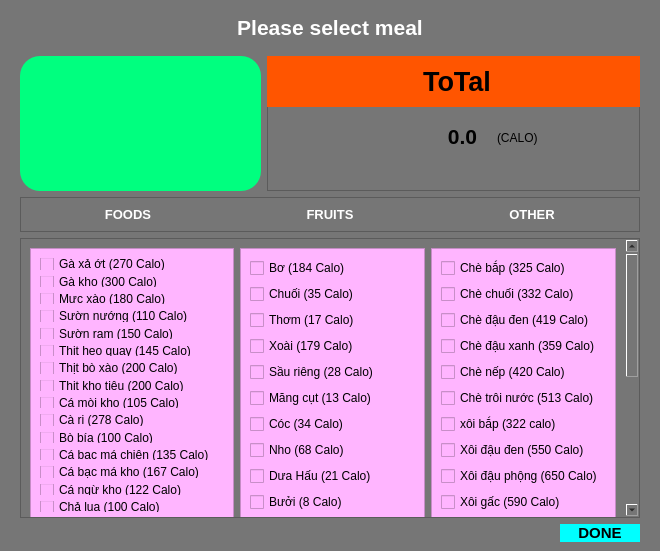
<?xml version="1.0" encoding="UTF-8"?>
<ui version="4.0">
 <class>MainWindow</class>
 <widget class="QMainWindow" name="MainWindow">
  <property name="geometry">
   <rect>
    <x>0</x>
    <y>0</y>
    <width>660</width>
    <height>551</height>
   </rect>
  </property>
  <property name="windowTitle">
   <string>MainWindow</string>
  </property>
  <property name="styleSheet">
   <string notr="true">background-color:rgb(118, 118, 118);
</string>
  </property>
  <widget class="QWidget" name="centralwidget">
   <layout class="QVBoxLayout" name="verticalLayout">
    <property name="leftMargin">
     <number>20</number>
    </property>
    <property name="topMargin">
     <number>15</number>
    </property>
    <property name="rightMargin">
     <number>20</number>
    </property>
    <item>
     <widget class="QLabel" name="label_5">
      <property name="font">
       <font>
        <pointsize>16</pointsize>
        <weight>75</weight>
        <bold>true</bold>
       </font>
      </property>
      <property name="autoFillBackground">
       <bool>false</bool>
      </property>
      <property name="styleSheet">
       <string notr="true">color : rgb(255, 255, 255);</string>
      </property>
      <property name="text">
       <string>Please select meal</string>
      </property>
      <property name="alignment">
       <set>Qt::AlignCenter</set>
      </property>
      <property name="margin">
       <number>7</number>
      </property>
     </widget>
    </item>
    <item>
     <layout class="QHBoxLayout" name="horizontalLayout_5">
      <property name="topMargin">
       <number>10</number>
      </property>
      <item>
       <widget class="QListWidget" name="listWidget_2">
        <property name="maximumSize">
         <size>
          <width>241</width>
          <height>16777215</height>
         </size>
        </property>
        <property name="focusPolicy">
         <enum>Qt::WheelFocus</enum>
        </property>
        <property name="layoutDirection">
         <enum>Qt::LeftToRight</enum>
        </property>
        <property name="styleSheet">
         <string notr="true">background-color:rgb(0, 255, 127);
border-radius:20px;</string>
        </property>
        <property name="frameShadow">
         <enum>QFrame::Raised</enum>
        </property>
        <property name="textElideMode">
         <enum>Qt::ElideNone</enum>
        </property>
        <property name="flow">
         <enum>QListView::TopToBottom</enum>
        </property>
        <property name="isWrapping" stdset="0">
         <bool>false</bool>
        </property>
        <property name="layoutMode">
         <enum>QListView::SinglePass</enum>
        </property>
        <property name="spacing">
         <number>3</number>
        </property>
        <property name="viewMode">
         <enum>QListView::ListMode</enum>
        </property>
        <property name="modelColumn">
         <number>0</number>
        </property>
        <property name="uniformItemSizes">
         <bool>false</bool>
        </property>
        <property name="wordWrap">
         <bool>false</bool>
        </property>
        <property name="selectionRectVisible">
         <bool>false</bool>
        </property>
       </widget>
      </item>
      <item>
       <widget class="QFrame" name="frame_4">
        <property name="maximumSize">
         <size>
          <width>400</width>
          <height>16777215</height>
         </size>
        </property>
        <property name="frameShape">
         <enum>QFrame::StyledPanel</enum>
        </property>
        <property name="frameShadow">
         <enum>QFrame::Raised</enum>
        </property>
        <widget class="QLabel" name="label_3">
         <property name="geometry">
          <rect>
           <x>-10</x>
           <y>0</y>
           <width>400</width>
           <height>51</height>
          </rect>
         </property>
         <property name="maximumSize">
          <size>
           <width>400</width>
           <height>16777215</height>
          </size>
         </property>
         <property name="font">
          <font>
           <pointsize>20</pointsize>
           <weight>75</weight>
           <bold>true</bold>
          </font>
         </property>
         <property name="styleSheet">
          <string notr="true">background-color : rgb(255, 85, 0);
</string>
         </property>
         <property name="text">
          <string>ToTal</string>
         </property>
         <property name="alignment">
          <set>Qt::AlignCenter</set>
         </property>
        </widget>
        <widget class="QLabel" name="label_4">
         <property name="geometry">
          <rect>
           <x>160</x>
           <y>60</y>
           <width>71</width>
           <height>41</height>
          </rect>
         </property>
         <property name="font">
          <font>
           <pointsize>16</pointsize>
           <weight>75</weight>
           <bold>true</bold>
          </font>
         </property>
         <property name="text">
          <string>0.0</string>
         </property>
         <property name="alignment">
          <set>Qt::AlignCenter</set>
         </property>
        </widget>
        <widget class="QLabel" name="label_6">
         <property name="geometry">
          <rect>
           <x>230</x>
           <y>74</y>
           <width>41</width>
           <height>16</height>
          </rect>
         </property>
         <property name="text">
          <string>(CALO)</string>
         </property>
        </widget>
       </widget>
      </item>
     </layout>
    </item>
    <item>
     <widget class="QFrame" name="frame_5">
      <property name="frameShape">
       <enum>QFrame::StyledPanel</enum>
      </property>
      <property name="frameShadow">
       <enum>QFrame::Raised</enum>
      </property>
      <layout class="QHBoxLayout" name="horizontalLayout_2">
       <item>
        <widget class="QLabel" name="label_7">
         <property name="font">
          <font>
           <pointsize>10</pointsize>
           <weight>75</weight>
           <bold>true</bold>
          </font>
         </property>
         <property name="styleSheet">
          <string notr="true">color : rgb(255, 255, 255);</string>
         </property>
         <property name="text">
          <string>FOODS</string>
         </property>
         <property name="alignment">
          <set>Qt::AlignCenter</set>
         </property>
        </widget>
       </item>
       <item>
        <widget class="QLabel" name="label_2">
         <property name="font">
          <font>
           <pointsize>10</pointsize>
           <weight>75</weight>
           <bold>true</bold>
          </font>
         </property>
         <property name="styleSheet">
          <string notr="true">color : rgb(255, 255, 255);</string>
         </property>
         <property name="text">
          <string>FRUITS</string>
         </property>
         <property name="alignment">
          <set>Qt::AlignCenter</set>
         </property>
        </widget>
       </item>
       <item>
        <widget class="QLabel" name="label">
         <property name="font">
          <font>
           <pointsize>10</pointsize>
           <weight>75</weight>
           <bold>true</bold>
          </font>
         </property>
         <property name="styleSheet">
          <string notr="true">color : rgb(255, 255, 255);</string>
         </property>
         <property name="text">
          <string>OTHER</string>
         </property>
         <property name="alignment">
          <set>Qt::AlignCenter</set>
         </property>
        </widget>
       </item>
      </layout>
     </widget>
    </item>
    <item>
     <widget class="QScrollArea" name="scrollArea">
      <property name="widgetResizable">
       <bool>true</bool>
      </property>
      <widget class="QWidget" name="scrollAreaWidgetContents">
       <property name="geometry">
        <rect>
         <x>0</x>
         <y>0</y>
         <width>601</width>
         <height>518</height>
        </rect>
       </property>
       <layout class="QHBoxLayout" name="horizontalLayout">
        <item>
         <widget class="QFrame" name="frame_2">
          <property name="minimumSize">
           <size>
            <width>0</width>
            <height>500</height>
           </size>
          </property>
          <property name="styleSheet">
           <string notr="true">background-color:rgb(255, 181, 255);</string>
          </property>
          <property name="frameShape">
           <enum>QFrame::StyledPanel</enum>
          </property>
          <property name="frameShadow">
           <enum>QFrame::Raised</enum>
          </property>
          <layout class="QVBoxLayout" name="verticalLayout_2">
           <item>
            <widget class="QCheckBox" name="gaxaot">
             <property name="text">
              <string>Gà xả ớt (270 Calo)</string>
             </property>
            </widget>
           </item>
           <item>
            <widget class="QCheckBox" name="gakho">
             <property name="text">
              <string>Gà kho (300 Calo)</string>
             </property>
            </widget>
           </item>
           <item>
            <widget class="QCheckBox" name="mucxao">
             <property name="text">
              <string>Mực xào (180 Calo)</string>
             </property>
            </widget>
           </item>
           <item>
            <widget class="QCheckBox" name="suongnuong">
             <property name="text">
              <string>Sườn nướng (110 Calo)</string>
             </property>
            </widget>
           </item>
           <item>
            <widget class="QCheckBox" name="suongram">
             <property name="text">
              <string>Sườn ram (150 Calo)</string>
             </property>
            </widget>
           </item>
           <item>
            <widget class="QCheckBox" name="thitheoquay">
             <property name="text">
              <string>Thịt heo quay (145 Calo)</string>
             </property>
            </widget>
           </item>
           <item>
            <widget class="QCheckBox" name="thitboxao">
             <property name="text">
              <string>Thịt bò xào (200 Calo)</string>
             </property>
            </widget>
           </item>
           <item>
            <widget class="QCheckBox" name="thitkhotieu">
             <property name="text">
              <string>Thịt kho tiêu (200 Calo)</string>
             </property>
            </widget>
           </item>
           <item>
            <widget class="QCheckBox" name="camoikho">
             <property name="text">
              <string>Cá mòi kho (105 Calo)</string>
             </property>
            </widget>
           </item>
           <item>
            <widget class="QCheckBox" name="cari">
             <property name="text">
              <string>Cà ri (278 Calo)</string>
             </property>
            </widget>
           </item>
           <item>
            <widget class="QCheckBox" name="bobia">
             <property name="text">
              <string>Bò bía (100 Calo)</string>
             </property>
            </widget>
           </item>
           <item>
            <widget class="QCheckBox" name="cabacmachien">
             <property name="text">
              <string>Cá bạc má chiên (135 Calo)</string>
             </property>
            </widget>
           </item>
           <item>
            <widget class="QCheckBox" name="cabacmakho">
             <property name="text">
              <string>Cá bạc má kho (167 Calo)</string>
             </property>
            </widget>
           </item>
           <item>
            <widget class="QCheckBox" name="cangukho">
             <property name="text">
              <string>Cá ngừ kho (122 Calo)</string>
             </property>
            </widget>
           </item>
           <item>
            <widget class="QCheckBox" name="chalua">
             <property name="text">
              <string>Chả lụa (100 Calo)</string>
             </property>
            </widget>
           </item>
           <item>
            <widget class="QCheckBox" name="ganheoxao">
             <property name="text">
              <string>Gan heo xào (200 Calo)</string>
             </property>
            </widget>
           </item>
           <item>
            <widget class="QCheckBox" name="goikhobo">
             <property name="text">
              <string>Gỏi khô bò (268 Calo)</string>
             </property>
            </widget>
           </item>
           <item>
            <widget class="QCheckBox" name="goitom">
             <property name="text">
              <string>Gỏi tôm (147 Calo)</string>
             </property>
            </widget>
           </item>
           <item>
            <widget class="QCheckBox" name="khoquaxaotrung">
             <property name="text">
              <string>Khổ qua xào trứng (115 Calo)</string>
             </property>
            </widget>
           </item>
           <item>
            <widget class="QCheckBox" name="lapxuongchien">
             <property name="text">
              <string>Lạp xưởng chiên (300 Calo)</string>
             </property>
            </widget>
           </item>
           <item>
            <widget class="QCheckBox" name="mucxaothapcam">
             <property name="text">
              <string>Mực xào thập cẩm (135 Calo)</string>
             </property>
            </widget>
           </item>
           <item>
            <widget class="QCheckBox" name="boxaomang">
             <property name="text">
              <string>Bò xào măng (105 Calo)</string>
             </property>
            </widget>
           </item>
           <item>
            <widget class="QCheckBox" name="boxaonam">
             <property name="text">
              <string>Bò xào nấm (150 Calo)</string>
             </property>
            </widget>
           </item>
           <item>
            <widget class="QCheckBox" name="thitkhotrung">
             <property name="text">
              <string>Thịt kho trứng (315 Calo)</string>
             </property>
            </widget>
           </item>
           <item>
            <widget class="QCheckBox" name="bunrieu">
             <property name="text">
              <string>Bún riêu (482 Calo)</string>
             </property>
            </widget>
           </item>
           <item>
            <widget class="QCheckBox" name="bunbohue">
             <property name="text">
              <string>Bún bò huế (479 Calo)</string>
             </property>
            </widget>
           </item>
           <item>
            <widget class="QCheckBox" name="bunthitnuong">
             <property name="text">
              <string>Bún thịt nướng (451 Calo)</string>
             </property>
            </widget>
           </item>
           <item>
            <widget class="QCheckBox" name="bunxao">
             <property name="text">
              <string>Bún xào (570 Calo)</string>
             </property>
            </widget>
           </item>
           <item>
            <widget class="QCheckBox" name="canhkhoqua">
             <property name="text">
              <string>Canh khổ qua (88 Calo)</string>
             </property>
            </widget>
           </item>
           <item>
            <widget class="QCheckBox" name="chaolong">
             <property name="text">
              <string>Cháo lòng (412 Calo)</string>
             </property>
            </widget>
           </item>
          </layout>
         </widget>
        </item>
        <item>
         <widget class="QFrame" name="frame_3">
          <property name="styleSheet">
           <string notr="true">background-color:rgb(255, 181, 255);</string>
          </property>
          <property name="frameShape">
           <enum>QFrame::StyledPanel</enum>
          </property>
          <property name="frameShadow">
           <enum>QFrame::Raised</enum>
          </property>
          <layout class="QVBoxLayout" name="verticalLayout_4">
           <item>
            <widget class="QCheckBox" name="bo">
             <property name="text">
              <string>Bơ (184 Calo)</string>
             </property>
            </widget>
           </item>
           <item>
            <widget class="QCheckBox" name="chuoi">
             <property name="text">
              <string>Chuối (35 Calo)</string>
             </property>
            </widget>
           </item>
           <item>
            <widget class="QCheckBox" name="thom">
             <property name="text">
              <string>Thơm (17 Calo)</string>
             </property>
            </widget>
           </item>
           <item>
            <widget class="QCheckBox" name="xoai">
             <property name="text">
              <string>Xoài (179 Calo)</string>
             </property>
            </widget>
           </item>
           <item>
            <widget class="QCheckBox" name="saurieng">
             <property name="text">
              <string>Sầu riêng (28 Calo)</string>
             </property>
            </widget>
           </item>
           <item>
            <widget class="QCheckBox" name="mangcut">
             <property name="text">
              <string>Măng cụt (13 Calo)</string>
             </property>
            </widget>
           </item>
           <item>
            <widget class="QCheckBox" name="coc">
             <property name="text">
              <string>Cóc (34 Calo)</string>
             </property>
            </widget>
           </item>
           <item>
            <widget class="QCheckBox" name="nho">
             <property name="text">
              <string>Nho (68 Calo)</string>
             </property>
            </widget>
           </item>
           <item>
            <widget class="QCheckBox" name="duahau">
             <property name="text">
              <string>Dưa Hấu (21 Calo)</string>
             </property>
            </widget>
           </item>
           <item>
            <widget class="QCheckBox" name="buoi">
             <property name="text">
              <string>Bưởi (8 Calo)</string>
             </property>
            </widget>
           </item>
           <item>
            <widget class="QCheckBox" name="khoailang">
             <property name="text">
              <string>Khoai lang (131 Calo)</string>
             </property>
            </widget>
           </item>
           <item>
            <widget class="QCheckBox" name="le">
             <property name="text">
              <string>Lê (91 Calo)</string>
             </property>
            </widget>
           </item>
           <item>
            <widget class="QCheckBox" name="bapluoc">
             <property name="text">
              <string>Bắp luộc (192 Calo)</string>
             </property>
            </widget>
           </item>
           <item>
            <widget class="QCheckBox" name="khoaitay">
             <property name="text">
              <string>Khoai tây (131 Calo)</string>
             </property>
            </widget>
           </item>
           <item>
            <widget class="QCheckBox" name="dauphong">
             <property name="text">
              <string>Đậu phộng (395 Calo)</string>
             </property>
            </widget>
           </item>
           <item>
            <widget class="QCheckBox" name="dudu">
             <property name="text">
              <string>Đu đủ (125 Calo)</string>
             </property>
            </widget>
           </item>
           <item>
            <widget class="QCheckBox" name="sori">
             <property name="text">
              <string>Sơ ri (14 Calo)</string>
             </property>
            </widget>
           </item>
           <item>
            <widget class="QCheckBox" name="cam">
             <property name="text">
              <string>Cam (68 Calo)</string>
             </property>
            </widget>
           </item>
           <item>
            <widget class="QCheckBox" name="oi">
             <property name="text">
              <string>Ổi (53 Calo)</string>
             </property>
            </widget>
           </item>
           <item>
            <widget class="QCheckBox" name="thanhlong">
             <property name="text">
              <string>Thanh long (255 Calo)</string>
             </property>
            </widget>
           </item>
          </layout>
         </widget>
        </item>
        <item>
         <widget class="QFrame" name="frame">
          <property name="minimumSize">
           <size>
            <width>0</width>
            <height>500</height>
           </size>
          </property>
          <property name="styleSheet">
           <string notr="true">background-color:rgb(255, 181, 255);</string>
          </property>
          <property name="frameShape">
           <enum>QFrame::StyledPanel</enum>
          </property>
          <property name="frameShadow">
           <enum>QFrame::Raised</enum>
          </property>
          <layout class="QVBoxLayout" name="verticalLayout_3">
           <item>
            <widget class="QCheckBox" name="chebap">
             <property name="text">
              <string>Chè bắp (325 Calo)</string>
             </property>
            </widget>
           </item>
           <item>
            <widget class="QCheckBox" name="chechuoi">
             <property name="text">
              <string>Chè chuối (332 Calo)</string>
             </property>
            </widget>
           </item>
           <item>
            <widget class="QCheckBox" name="chedauden">
             <property name="text">
              <string>Chè đậu đen (419 Calo)</string>
             </property>
            </widget>
           </item>
           <item>
            <widget class="QCheckBox" name="chedauxanh">
             <property name="text">
              <string>Chè đậu xanh (359 Calo)</string>
             </property>
            </widget>
           </item>
           <item>
            <widget class="QCheckBox" name="chenep">
             <property name="text">
              <string>Chè nếp (420 Calo)</string>
             </property>
            </widget>
           </item>
           <item>
            <widget class="QCheckBox" name="chetroinuoc">
             <property name="text">
              <string>Chè trôi nước (513 Calo)</string>
             </property>
            </widget>
           </item>
           <item>
            <widget class="QCheckBox" name="xoibap">
             <property name="text">
              <string>xôi bắp (322 calo)</string>
             </property>
            </widget>
           </item>
           <item>
            <widget class="QCheckBox" name="xoidauden">
             <property name="text">
              <string>Xôi đậu đen (550 Calo)</string>
             </property>
            </widget>
           </item>
           <item>
            <widget class="QCheckBox" name="xoidauphong">
             <property name="text">
              <string>Xôi đậu phộng (650 Calo)</string>
             </property>
            </widget>
           </item>
           <item>
            <widget class="QCheckBox" name="xoigac">
             <property name="text">
              <string>Xôi gấc (590 Calo)</string>
             </property>
            </widget>
           </item>
           <item>
            <widget class="QCheckBox" name="cafe">
             <property name="text">
              <string>Cafe (40 Calo)</string>
             </property>
            </widget>
           </item>
           <item>
            <widget class="QCheckBox" name="nuocam">
             <property name="text">
              <string>Nước cam (226 calo)</string>
             </property>
            </widget>
           </item>
           <item>
            <widget class="QCheckBox" name="nuocchanh">
             <property name="text">
              <string>Nước chanh (150 Calo)</string>
             </property>
            </widget>
           </item>
           <item>
            <widget class="QCheckBox" name="nuocmia">
             <property name="text">
              <string>Nước mía (100 Calo)</string>
             </property>
            </widget>
           </item>
           <item>
            <widget class="QCheckBox" name="nuocrauma">
             <property name="text">
              <string>Nước rau má (174 Calo)</string>
             </property>
            </widget>
           </item>
           <item>
            <widget class="QCheckBox" name="suachua">
             <property name="text">
              <string>Sữa chua (150 Calo)</string>
             </property>
            </widget>
           </item>
           <item>
            <widget class="QCheckBox" name="trungcut">
             <property name="text">
              <string>Trứng cút (17 Calo)</string>
             </property>
            </widget>
           </item>
           <item>
            <widget class="QCheckBox" name="trungga">
             <property name="text">
              <string>Trứng gà (58 Calo)</string>
             </property>
            </widget>
           </item>
           <item>
            <widget class="QCheckBox" name="trungvit">
             <property name="text">
              <string>Trứng vịt (70 Calo)</string>
             </property>
            </widget>
           </item>
           <item>
            <widget class="QCheckBox" name="banhbonglan">
             <property name="text">
              <string>Bánh bông lan (100 Calo)</string>
             </property>
            </widget>
           </item>
          </layout>
         </widget>
        </item>
       </layout>
      </widget>
     </widget>
    </item>
    <item>
     <widget class="QPushButton" name="Save">
      <property name="maximumSize">
       <size>
        <width>80</width>
        <height>24</height>
       </size>
      </property>
      <property name="font">
       <font>
        <pointsize>11</pointsize>
        <weight>75</weight>
        <bold>true</bold>
       </font>
      </property>
      <property name="layoutDirection">
       <enum>Qt::RightToLeft</enum>
      </property>
      <property name="styleSheet">
       <string notr="true">border-radius:20px;
background-color: rgb(0, 255, 255);
</string>
      </property>
      <property name="text">
       <string>DONE</string>
      </property>
     </widget>
    </item>
   </layout>
  </widget>
 </widget>
 <resources>
  <include location="MENU.qrc"/>
 </resources>
 <connections/>
</ui>
